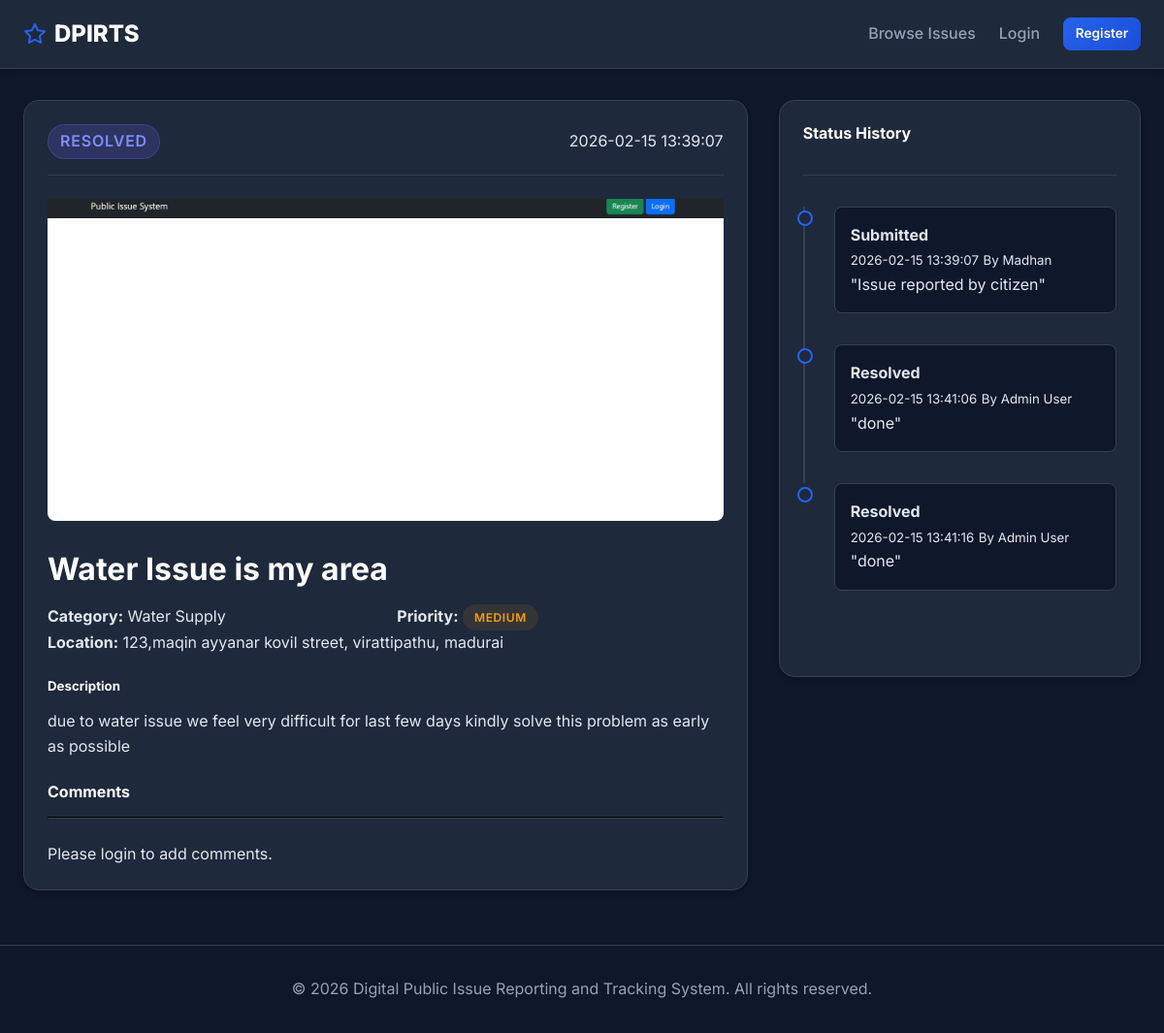
Screenshot of /issue/1 with the database file from the repository.
### tables this page shows
CREATE TABLE issues (
            id INTEGER PRIMARY KEY AUTOINCREMENT,
            title TEXT NOT NULL,
            category TEXT NOT NULL,
            priority TEXT DEFAULT 'Medium',
            location TEXT NOT NULL,
            description TEXT NOT NULL,
            image_path TEXT,
            status TEXT DEFAULT 'Submitted',
            user_id INTEGER NOT NULL,
            created_at TIMESTAMP DEFAULT CURRENT_TIMESTAMP,
            updated_at TIMESTAMP DEFAULT CURRENT_TIMESTAMP,
            FOREIGN KEY (user_id) REFERENCES users(id)
        );

CREATE TABLE status_history (
            id INTEGER PRIMARY KEY AUTOINCREMENT,
            issue_id INTEGER NOT NULL,
            old_status TEXT,
            new_status TEXT NOT NULL,
            changed_by INTEGER NOT NULL,
            note TEXT,
            changed_at TIMESTAMP DEFAULT CURRENT_TIMESTAMP,
            FOREIGN KEY (issue_id) REFERENCES issues(id),
            FOREIGN KEY (changed_by) REFERENCES users(id)
        );

CREATE TABLE users (
            id INTEGER PRIMARY KEY AUTOINCREMENT,
            name TEXT NOT NULL,
            email TEXT UNIQUE NOT NULL,
            phone TEXT,
            password_hash TEXT NOT NULL,
            role TEXT DEFAULT 'citizen',
            created_at TIMESTAMP DEFAULT CURRENT_TIMESTAMP
        );

### app.py (the view)
@app.route('/issue/<int:issue_id>')
def issue_detail(issue_id):
    db = get_db()
    issue = db.execute(
        'SELECT i.*, u.name as reporter_name, u.email as reporter_email FROM issues i JOIN users u ON i.user_id = u.id WHERE i.id = ?',
        (issue_id,)
    ).fetchone()
    if not issue:
        flash('Issue not found.', 'danger')
        return redirect(url_for('issues_list'))
    comments = db.execute(
        'SELECT c.*, u.name as author_name, u.role as author_role FROM comments c JOIN users u ON c.user_id = u.id WHERE c.issue_id = ? ORDER BY c.created_at ASC',
        (issue_id,)
    ).fetchall()
    history = db.execute(
        'SELECT sh.*, u.name as changed_by_name FROM status_history sh JOIN users u ON sh.changed_by = u.id WHERE sh.issue_id = ? ORDER BY sh.changed_at ASC',
        (issue_id,)
    ).fetchall()
    return render_template('issue_detail.html', issue=issue, comments=comments, history=history)

### app.py (called while the page is built)
def get_db():
    if 'db' not in g:
        g.db = sqlite3.connect(DATABASE)
        g.db.row_factory = sqlite3.Row
        g.db.execute("PRAGMA foreign_keys = ON")
    return g.db

@app.context_processor
def inject_user():
    user = None
    if 'user_id' in session:
        db = get_db()
        user = db.execute('SELECT * FROM users WHERE id = ?', (session['user_id'],)).fetchone()
    return dict(current_user=user)

### templates/issue_detail.html (shortened to what this page needs)
{% extends "base.html" %}
{% block content %}
<div class="container">
    <div class="grid" style="grid-template-columns: 2fr 1fr; gap: 2rem;">
        <div>
            <div class="card">
                <div class="card-header d-flex justify-content-between align-items-center">
                    <span class="badge badge-{{ issue.status.lower().replace(' ', '-') }} badge-lg"
                        style="font-size: 1rem;">{{ issue.status }}</span>
                    <span class="text-muted">{{ issue.created_at }}</span>
                </div>
                {% if issue.image_path %}
                <img src="{{ url_for('static', filename=issue.image_path) }}" alt="Issue Image"
                    style="width: 100%; height: auto; max-height: 400px; object-fit: cover; border-radius: 0 0 0.5rem 0.5rem; margin-bottom: 1.5rem;">
                {% endif %}
                <h2 class="mb-3">{{ issue.title }}</h2>
                <div class="issue-details mb-4">
                    <div class="grid grid-2 mb-3">
                        <div><strong>Category:</strong> {{ issue.category }}</div>
                        <div><strong>Priority:</strong> <span class="badge badge-{{ issue.priority.lower() }}">{{
                                issue.priority }}</span></div>
                    </div>
                    <div><strong>Location:</strong> {{ issue.location }}</div>
                </div>
                <div class="description mb-4">
                    <h5>Description</h5>
                    <p>{{ issue.description }}</p>
                </div>
                <div class="comments-section mt-5">
                    <h4>Comments</h4>
                    <hr class="mb-4" style="border-color: var(--border);">
                    {% if session.get('user_id') %}
                    <form id="comment-form" class="mt-4">
                        <div class="form-group">
                            <textarea name="content" class="form-control" rows="3" placeholder="Add a comment..."
                                required></textarea>
                        </div>
                        <button type="submit" class="btn btn-primary btn-sm">Post Comment</button>
                    </form>
                    {% else %}
                    <p class="text-muted mt-4">Please <a href="{{ url_for('login') }}">login</a> to add comments.</p>
                    {% endif %}
                </div>
            </div>
        </div>
        <div class="sidebar">
            <div class="card">
                <div class="card-header">
                    <h4>Status History</h4>
                </div>
                <div class="card-body">
                    <div class="timeline">
                        {% for event in history %}
                        <div class="timeline-item">
                            <div class="timeline-marker"></div>
                            <div class="timeline-content">
                                <p class="mb-1"><strong>{{ event.new_status }}</strong></p>
                                <small class="text-muted d-block mb-2">{{ event.changed_at }}</small>
                                <small class="text-muted">By {{ event.changed_by_name }}</small>
                                {% if event.note %}
                                <p class="small mt-2 mb-0 text-muted">"{{ event.note }}"</p>
                                {% endif %}
                            </div>
                        </div>
                        {% endfor %}
                    </div>
                </div>
            </div>
        </div>
    </div>
</div>
{% endblock %}

### static/css/style.css (style rules this page uses)
:root { --primary: #2563eb; --primary-dark: #1d4ed8; --secondary: #475569; --success: #10b981; --danger: #ef4444; --warning: #f59e0b; --info: #3b82f6; --dark: #0f172a; --dark-lighter: #1e293b; --light: #f8fafc; --gray: #94a3b8; --text: #e2e8f0; --text-muted: #94a3b8; --border: #334155; --shadow: 0 4px 6px -1px rgba(0, 0, 0, 0.1), 0 2px 4px -1px rgba(0, 0, 0, 0.06); --card-bg: #1e293b; --body-bg: #0f172a; }
* { box-sizing: border-box; margin: 0; padding: 0; }
body { font-family: 'Inter', system-ui, -apple-system, sans-serif; background-color: var(--body-bg); color: var(--text); line-height: 1.6; }
a { text-decoration: none; color: inherit; transition: all 0.2s; }
h1, h2, h3, h4, h5, h6 { color: #fff; font-weight: 700; line-height: 1.2; margin-bottom: 1rem; }
h2 { font-size: 2rem; }
.container { max-width: 1200px; margin: 0 auto; padding: 0 1.5rem; }
.card { background-color: var(--card-bg); border-radius: 1rem; border: 1px solid var(--border); padding: 1.5rem; margin-bottom: 1.5rem; box-shadow: var(--shadow); }
.card-header { display: flex; justify-content: space-between; align-items: center; margin-bottom: 1.5rem; padding-bottom: 1rem; border-bottom: 1px solid var(--border); }
.badge { display: inline-block; padding: 0.25rem 0.75rem; border-radius: 2rem; font-size: 0.75rem; font-weight: 600; text-transform: uppercase; letter-spacing: 0.05em; }
.badge-resolved { background: rgba(99, 102, 241, 0.2); color: #818cf8; border: 1px solid rgba(99, 102, 241, 0.3); }
.badge-medium { color: var(--warning); background: rgba(245, 158, 11, 0.1); }
.grid { display: grid; gap: 1.5rem; }
.grid-2 { grid-template-columns: repeat(auto-fit, minmax(300px, 1fr)); }
.timeline { position: relative; padding-left: 2rem; margin: 2rem 0; }
.timeline-item { position: relative; padding-bottom: 2rem; }
.timeline-item::before { content: ''; position: absolute; left: -2rem; top: 0; height: 100%; width: 2px; background: var(--border); }
.timeline-item:last-child::before { display: none; }
.timeline-marker { position: absolute; left: -2.35rem; top: 0.25rem; width: 1rem; height: 1rem; border-radius: 50%; background: var(--card-bg); border: 2px solid var(--primary); }
.timeline-content { background: var(--dark); border: 1px solid var(--border); padding: 1rem; border-radius: 0.5rem; }
.mb-4 { margin-bottom: 1.5rem; }
.mt-4 { margin-top: 1.5rem; }
.d-flex { display: flex; }

### rows the page displays
issues: status "RESOLVED", created_at "2026-02-15 13:39:07", image_path (picture), title "Water Issue is my area", category "Water Supply", priority "MEDIUM", location "123,maqin ayyanar kovil street, virattipathu, madurai", description "due to water issue we feel very difficult for last few days kindly solve this problem as early as possible"
status_history: new_status "Submitted", changed_at "2026-02-15 13:39:07", changed_by_name "Madhan", note "Issue reported by citizen"
status_history: new_status "Resolved", changed_at "2026-02-15 13:41:06", changed_by_name "Admin User", note "done"
status_history: new_status "Resolved", changed_at "2026-02-15 13:41:16", changed_by_name "Admin User", note "done"
